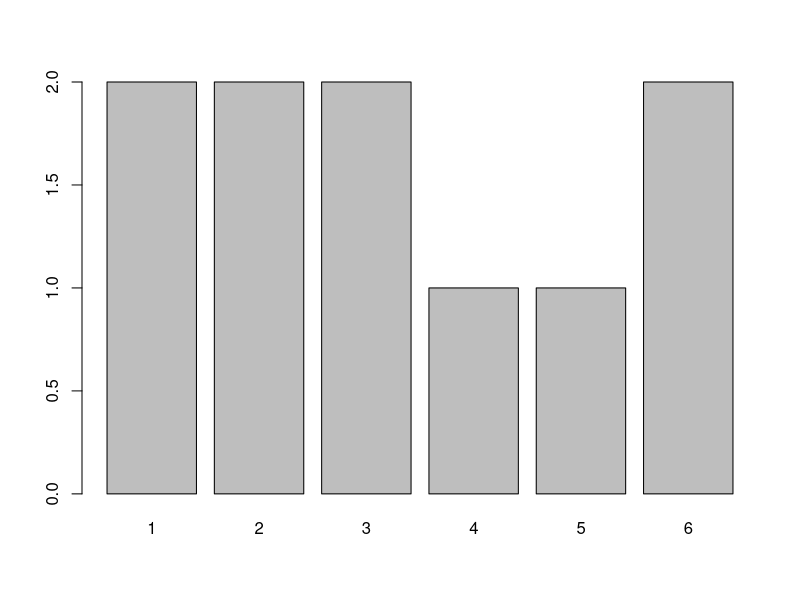
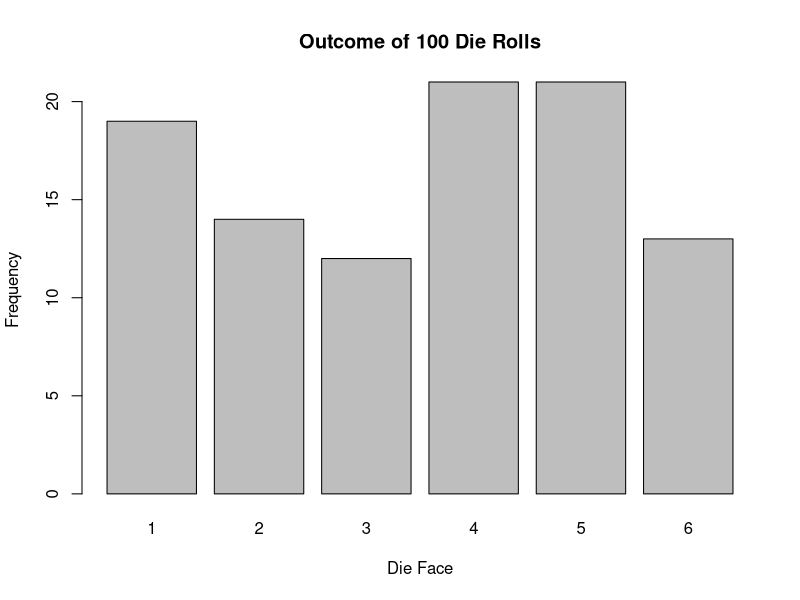
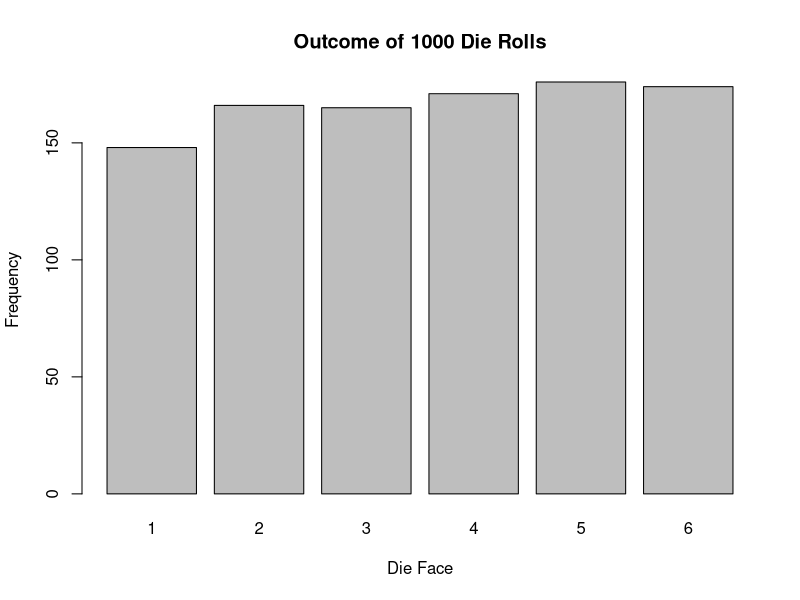
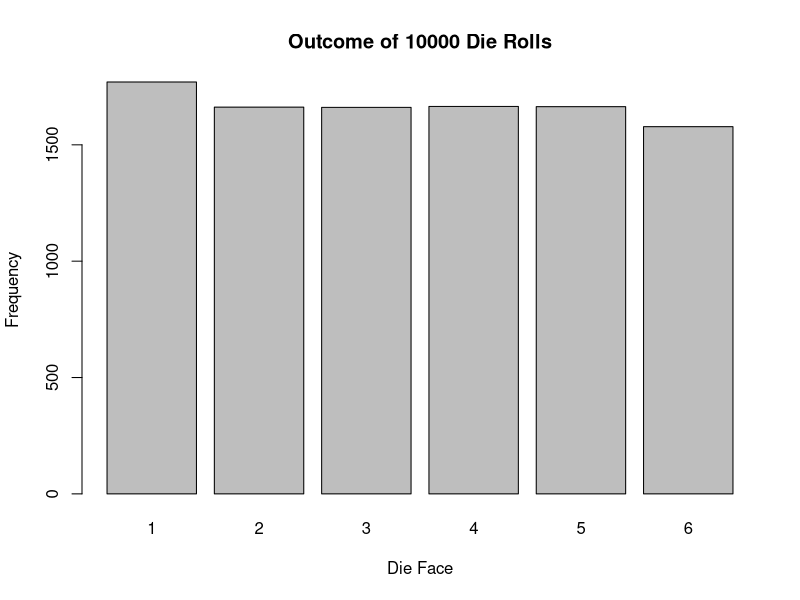
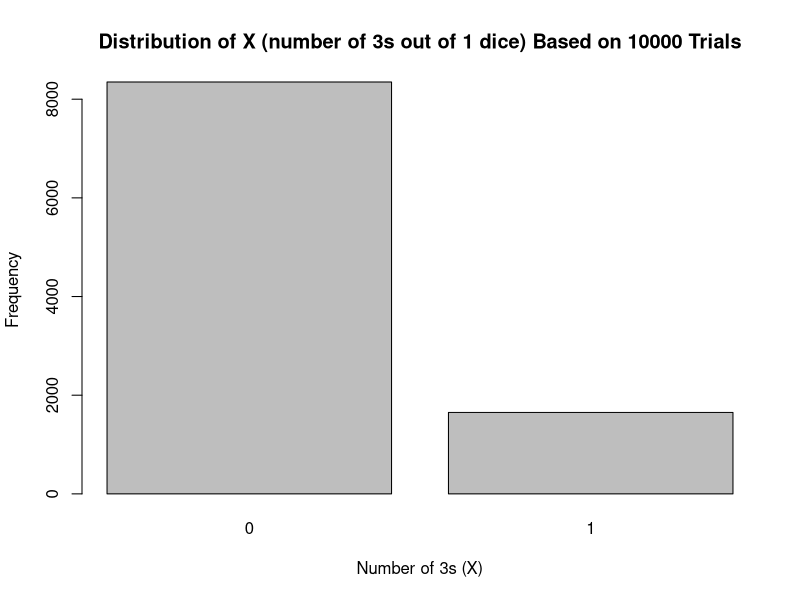
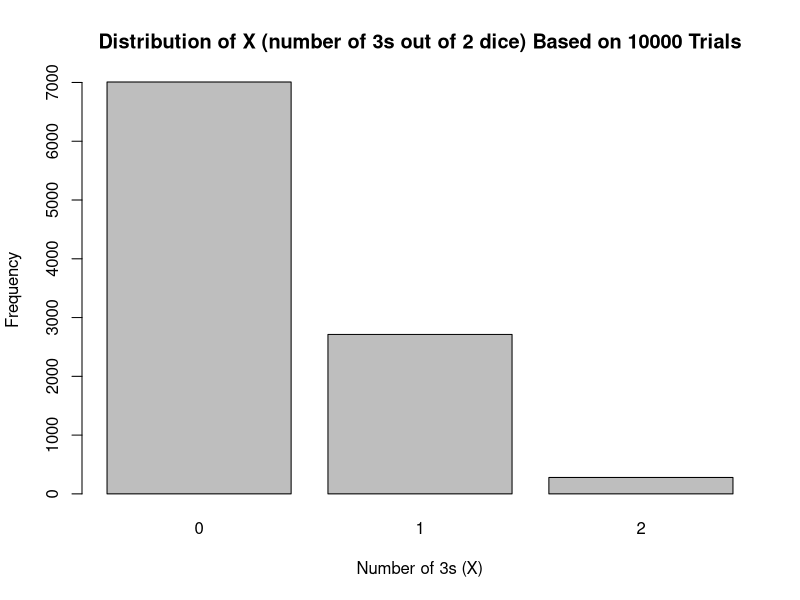
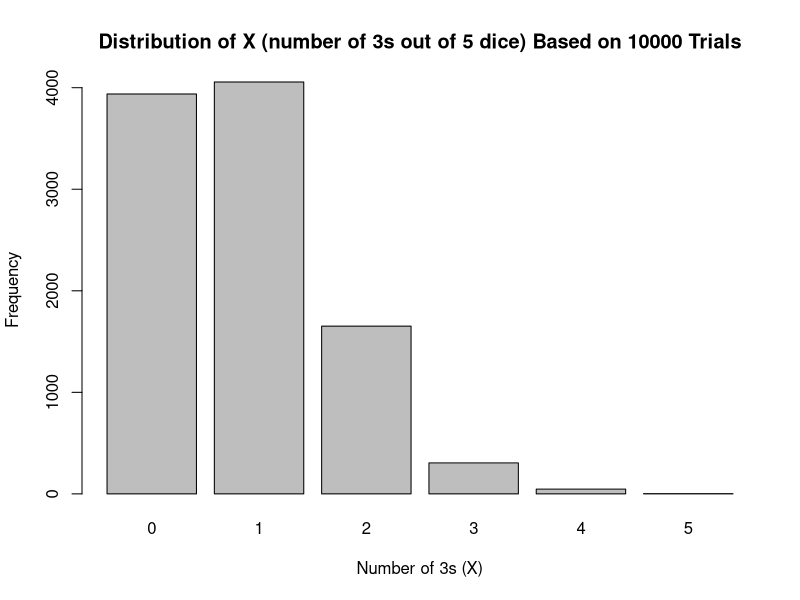
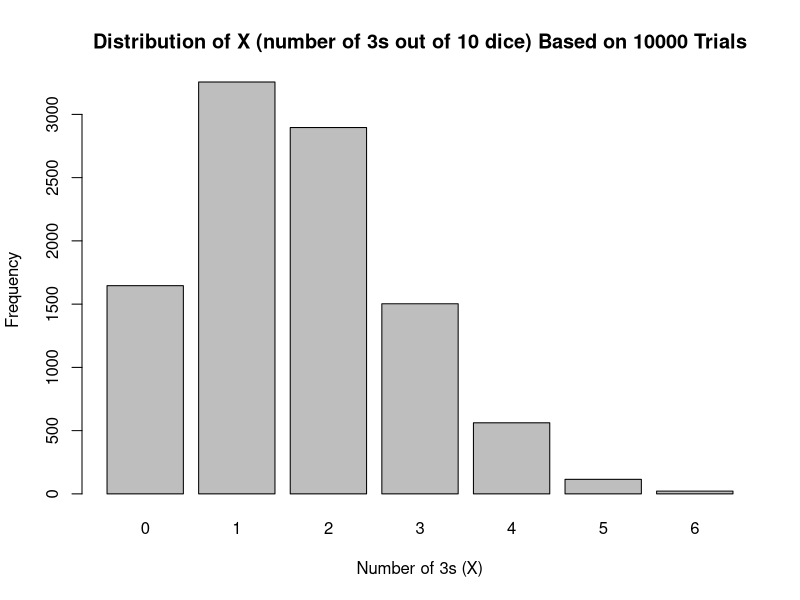

These figures' R source, in order:
#---
sample(c(1, 2, 3, 4, 5, 6),
       5,
       replace=TRUE,
       prob=c(0.1, 0.1, 0.1, 0.1, 0.1, 0.5))

sample(c("H", "T"), 1)

#Q1
sample(c("H", "T"), 10, replace = TRUE)


#---
FlipOnce <-function(){
  result <- sample(c("H ", "T"), 1)
  return(result)
}
FlipOnce()

FlipCoins <- function(n){ coins <- character(n) #initialize coins
for (i.coin in 1:n){ coins[i.coin] <- FlipOnce() #simulate one coin flip
}
return(coins) }

FlipCoins(20)

ProbHeads <- function(m.trials){
  coins <- FlipCoins(m.trials)
  k.Heads <- sum(coins == "H")
  return( k.Heads/ m.trials )
}

ProbHeads(100)
sample(c("H", "T"), 10, replace=TRUE)

#Q2
FlipCoins <- function(n){
  return(sample( c("H","T"), n, replace = TRUE))
}
FlipCoins(100)

#---
replicate(5,FlipCoins(10))

#Q3
MinAndMaxProbHeads <- function(m.trials, r.reps) {
  results <- replicate(r.reps, ProbHeads(m.trials))
  return(c(min(results), max(results)))
}

MinAndMaxProbHeads(10, 10)
MinAndMaxProbHeads(10, 100)
MinAndMaxProbHeads(10, 1000)
MinAndMaxProbHeads(10, 10000)
MinAndMaxProbHeads(100, 10)
MinAndMaxProbHeads(100, 100)
MinAndMaxProbHeads(100, 1000)
MinAndMaxProbHeads(100, 10000)
MinAndMaxProbHeads(1000, 10)
MinAndMaxProbHeads(1000, 100)
MinAndMaxProbHeads(1000, 1000)
MinAndMaxProbHeads(1000, 10000)
MinAndMaxProbHeads(10000, 10)
MinAndMaxProbHeads(10000, 100)
MinAndMaxProbHeads(10000, 1000)
MinAndMaxProbHeads(10000, 10000)

#---
die.list <- c(3,6,3,1,2,6,4,2,1,5)
die.table <- table(die.list)
die.table
barplot(die.table)

#Q4
RollDice <- function(m.trials){
  rolls <- sample(1:6, m.trials, replace = TRUE)
  roll.table <- table(rolls)
  barplot(roll.table,
          main = paste("Outcome of", m.trials, "Die Rolls"),
          xlab = "Die Face",
          ylab = "Frequency")
}

RollDice(100)
RollDice(1000)
RollDice(10000)

#---
sample(1:6, 5, replace=TRUE)

#Q5
RollSomeDice <- function(m.trials, n.dice){
  X <- numeric(m.trials)
  
  for(i in 1:m.trials){
    rolls <- sample(1:6, n.dice, replace=TRUE)
    X[i] <- sum(rolls == 3)
  }
  
  X.table <- table(X)
  
  barplot(X.table,
          main = paste("Distribution of X (number of 3s out of", 
                       n.dice, 
                       "dice) Based on", 
                       m.trials, 
                       "Trials"),
          xlab = "Number of 3s (X)",
          ylab = "Frequency")
  
  return(X.table)
}

set.seed(69)
RollSomeDice(10000, 1)
RollSomeDice(10000, 2)
RollSomeDice(10000, 5)
RollSomeDice(10000, 10)
RollSomeDice(10000, 100)

#Q6
DrawCards <- function(m.trials, n.cards, replace){
  deck <- c(rep("R", 26), rep("B", 26))
  
  results <- replicate(
    m.trials,
    sum(sample(deck, n.cards, replace = replace) == "R")
  )
  
  hist(
    results,
    breaks = seq(-0.5, n.cards + 0.5, 1),
    main = paste("Distribution of Red Cards (n =", 
                 n.cards, 
                 ", m =", 
                 m.trials, 
                 ", replace =", 
                 replace, ")"),
    xlab = "Number of Red Cards")
}

DrawCards(10000, 1, TRUE)
DrawCards(10000, 5, TRUE)
DrawCards(10000, 10, TRUE)
DrawCards(10000, 20, TRUE)
DrawCards(10000, 50, TRUE)
DrawCards(10000, 1, FALSE)
DrawCards(10000, 5, FALSE)
DrawCards(10000, 10, FALSE)
DrawCards(10000, 20, FALSE)
DrawCards(10000, 50, FALSE)
